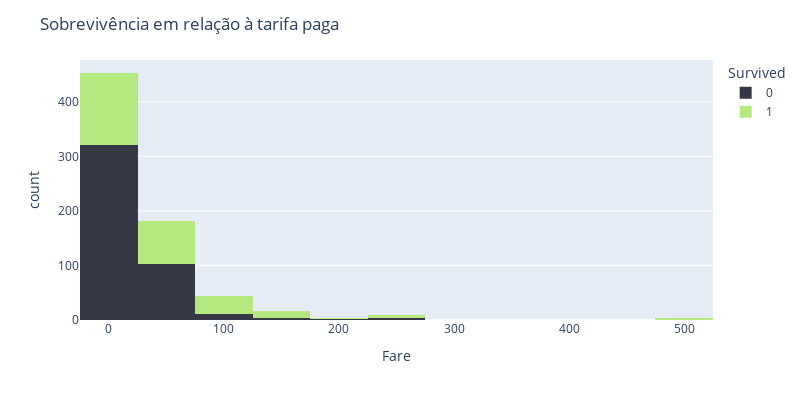

This figure's notebook cell:
### Markdown cell above
#### Tarifa paga

### Code cell
fig = px.histogram(train, x="Fare", color="Survived", nbins=20,
                   color_discrete_sequence=["#363945", "#B6E880"])
fig.update_layout(height=400, width=800, title_text="Sobrevivência em relação à tarifa paga")
fig.show()

### Figure 1 — Plotly figure (JSON) as saved in the notebook; plotly's stock layout.template omitted (floating-point values rounded to 4 significant figures; data arrays with more than 128 entries replaced by an {"elided": "..."} marker saying what was removed)
{"data": [{"alignmentgroup": "True", "bingroup": "x", "hovertemplate": "Survived=0<br>Fare=%{x}<br>count=%{y}<extra></extra>", "legendgroup": "0", "marker": {"color": "#363945", "pattern": {"shape": ""}}, "name": "0", "nbinsx": 20, "offsetgroup": "0", "orientation": "v", "showlegend": true, "type": "histogram", "x": {"elided": "444 float values"}, "xaxis": "x", "yaxis": "y"}, {"alignmentgroup": "True", "bingroup": "x", "hovertemplate": "Survived=1<br>Fare=%{x}<br>count=%{y}<extra></extra>", "legendgroup": "1", "marker": {"color": "#B6E880", "pattern": {"shape": ""}}, "name": "1", "nbinsx": 20, "offsetgroup": "1", "orientation": "v", "showlegend": true, "type": "histogram", "x": {"elided": "268 float values"}, "xaxis": "x", "yaxis": "y"}], "layout": {"barmode": "relative", "height": 400, "legend": {"title": {"text": "Survived"}, "tracegroupgap": 0}, "margin": {"t": 60}, "title": {"text": "Sobrevivência em relação à tarifa paga"}, "width": 800, "xaxis": {"anchor": "y", "domain": [0, 1], "title": {"text": "Fare"}}, "yaxis": {"anchor": "x", "domain": [0, 1], "title": {"text": "count"}}}}
